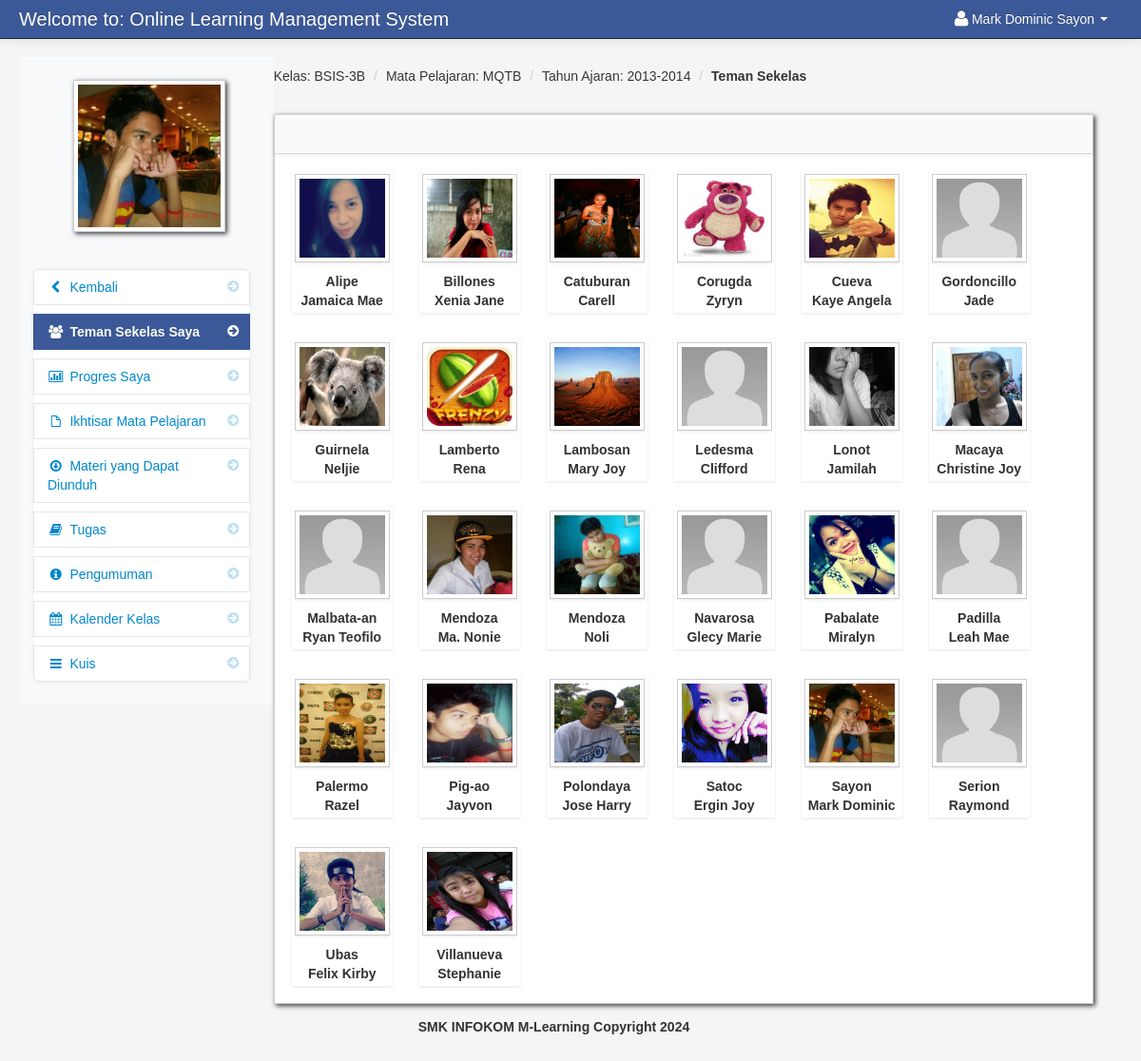
The app's page /my_classmates.php?id=172 (signed in), older data.
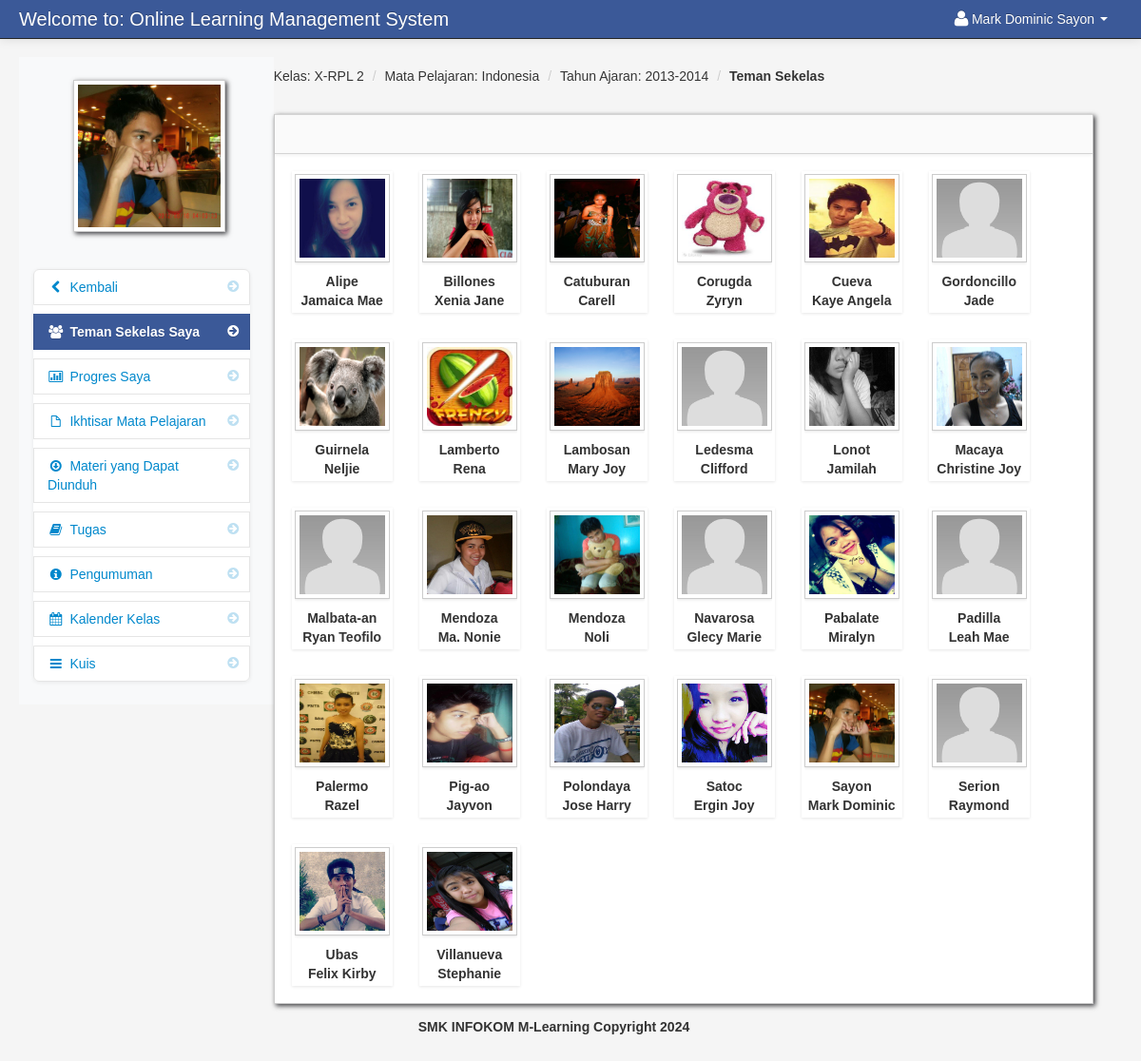
The same page, newer data.
### tables this page shows
CREATE TABLE `class` (
  `class_id` int(11) NOT NULL,
  `class_name` varchar(100) NOT NULL
);

CREATE TABLE `subject` (
  `subject_id` int(11) NOT NULL,
  `subject_code` varchar(100) NOT NULL,
  `subject_title` varchar(100) NOT NULL,
  `category` varchar(100) NOT NULL,
  `description` longtext NOT NULL,
  `unit` int(11) NOT NULL,
  `Pre_req` varchar(100) NOT NULL,
  `semester` varchar(100) NOT NULL
);

CREATE TABLE `teacher_class` (
  `teacher_class_id` int(11) NOT NULL,
  `teacher_id` int(11) NOT NULL,
  `class_id` int(11) NOT NULL,
  `subject_id` int(11) NOT NULL,
  `thumbnails` varchar(100) NOT NULL,
  `school_year` varchar(100) NOT NULL
);

CREATE TABLE `teacher_class_student` (
  `teacher_class_student_id` int(11) NOT NULL,
  `teacher_class_id` int(11) NOT NULL,
  `student_id` int(11) NOT NULL,
  `teacher_id` int(11) NOT NULL
);

### session.php (called while the page is built, shortened)
<?php
$session_id=$_SESSION['id'];
?>

### my_classmates.php (the view, shortened to what this page needs)
<?php
include('header_dashboard.php');
include('session.php');
?>
<body>
	<?php include('navbar_student.php'); ?>
    <div class="container-fluid">
        <div class="row-fluid">
            <?php include('class_link.php'); ?>
            <div class="span9" id="content">
                <div class="row-fluid">
                    <?php
                    $query = mysqli_query($conn, "SELECT * FROM teacher_class_student
                        LEFT JOIN teacher_class ON teacher_class.teacher_class_id = teacher_class_student.teacher_class_id
                        JOIN class ON class.class_id = teacher_class.class_id
                        JOIN subject ON subject.subject_id = teacher_class.subject_id
                        WHERE student_id = '$session_id'") or die(mysqli_error($conn));
                    $row = mysqli_fetch_array($query);
                    ?>
                    <ul class="breadcrumb">
                        <li><a href="#">Kelas: <?php echo $row['class_name']; ?></a> <span class="divider">/</span></li>
                        <li><a href="#">Mata Pelajaran: <?php echo $row['subject_code']; ?></a> <span class="divider">/</span></li>
                        <li><a href="#">Tahun Ajaran: <?php echo $row['school_year']; ?></a> <span class="divider">/</span></li>
                        <li><a href="#"><b>Teman Sekelas</b></a></li>
                    </ul>
                    <div id="block_bg" class="block" style="margin-top: 20px;">
                        <div class="navbar navbar-inner block-header">
                        </div>
                        <div class="block-content collapse in">
                            <div class="span12">
                                <ul  class="da-thumbs" style="display: flex; flex-wrap: wrap; gap: 20px;">
                                    <?php
                                    $my_student = mysqli_query($conn, "SELECT * FROM teacher_class_student
                                        LEFT JOIN student ON student.student_id = teacher_class_student.student_id
                                        INNER JOIN class ON class.class_id = student.class_id
                                        WHERE teacher_class_id = '$get_id' ORDER BY lastname") or die(mysqli_error($conn));
                                    while ($row = mysqli_fetch_array($my_student)) {
                                        $id = $row['teacher_class_student_id'];
                                    ?>
                                    <li id="del<?php echo $id; ?>" style="list-style: none; text-align: center;">
                                        <a class="classmate_cursor" href="#">
                                            <img id="student_avatar_class" src="admin/<?php echo $row['location']; ?>" width="124" height="140" class="img-polaroid" style="margin-bottom: 10px;">
                                        </a>
                                        <p class="class" style="margin: 0;"> <?php echo $row['lastname']; ?></p>
                                        <p class="subject" style="margin: 0;"> <?php echo $row['firstname']; ?></p>
                                    </li>
                                    <?php } ?>
                                </ul>
                            </div>
                        </div>
                    </div>
                </div>
            </div>
        </div>
        <?php include('footer.php'); ?>
    </div>
    <?php include('script.php'); ?>
</body>
</html>

Row changes from the older to the newer data that the page shows:
no longer on this page (row edited): class: class_name "BSIS-3B"
removed subject: subject_code "MQTB"
no longer on this page (row unchanged): teacher_class: school_year "2013-2014"
now on this page (row unchanged): teacher_class_student: class.class_name "X-RPL 2", subject.subject_code "Indonesia", teacher_class.school_year "2013-2014"
